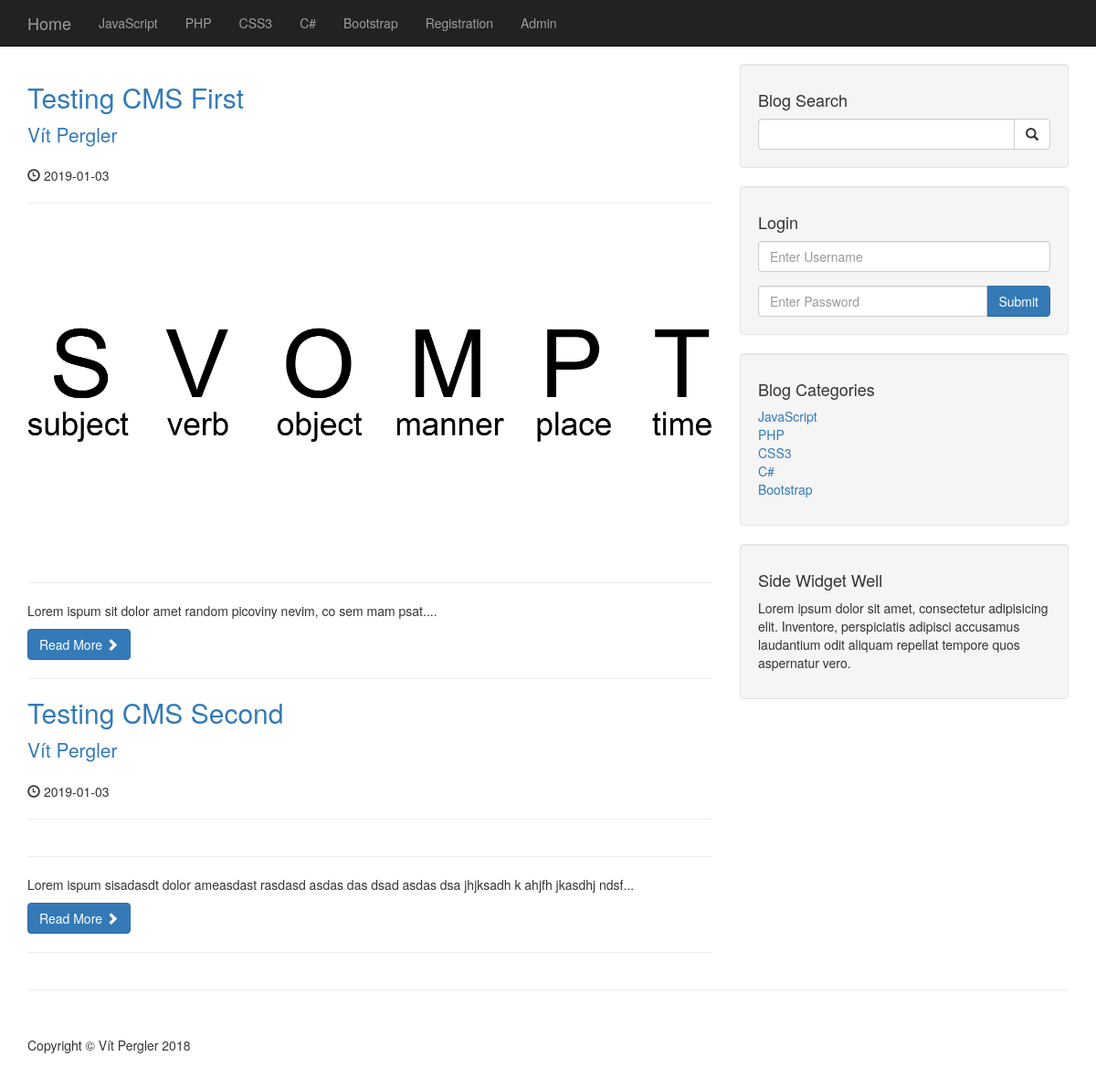
The app's page /category.php?category=1 with its own data.
### tables this page shows
CREATE TABLE `categories` (
  `cat_id` int(1) NOT NULL,
  `cat_title` varchar(255) NOT NULL
);

CREATE TABLE `posts` (
  `post_id` int(3) NOT NULL,
  `post_tags` varchar(255) NOT NULL,
  `post_comment_count` int(11) NOT NULL,
  `post_status` varchar(255) NOT NULL DEFAULT 'draft',
  `post_category_id` int(3) NOT NULL,
  `post_title` varchar(255) NOT NULL,
  `post_author` varchar(255) NOT NULL,
  `post_date` date NOT NULL,
  `post_image` text NOT NULL,
  `post_content` text NOT NULL
);

### category.php (the view, shortened to what this page needs)
<!DOCTYPE html>
<html lang="en">
<?php
    include_once("include/header.php");
?>
    <?php
        include_once("include/navigation.php");
    ?>
    <div class="container">
        <div class="row">
            <div class="col-md-8">
                <?php
                if(isset($_GET["category"])){
                    $post_category_id= $_GET["category"];
                }
                    $query = "SELECT * FROM posts WHERE post_category_id='$post_category_id'";
                    $select_all_posts = mysqli_query($connection, $query);
                    while($row = mysqli_fetch_assoc($select_all_posts)){
                        $post_id = $row["post_id"];
                        $post_title = $row["post_title"];
                        $post_author = $row["post_author"];
                        $post_date = $row["post_date"];
                        $post_image = $row["post_image"];
                        $post_content = substr($row["post_content"], 0, 100);
                        $post_content .= "...";
                        ?>
                        <h2>
                            <a href="post.php?p_id=<?php echo $post_id; ?>"><?php echo $post_title; ?></a>
                        </h2>
                        <p class="lead">
                            <a href="index.php"><?php echo $post_author; ?></a>
                        </p>
                        <p><span class="glyphicon glyphicon-time"></span> <?php echo $post_date; ?></p>
                        <hr>
                        <img class="img-responsive" src="images/<?php echo $post_image;?>" alt="">
                        <hr>
                        <p><?php echo $post_content; ?></p>
                        <a class="btn btn-primary" href="#">Read More <span class="glyphicon glyphicon-chevron-right"></span></a>
                        <hr>
                    <?php
                    }
                ?>
            </div>
            <?php
                include("include/sidebar.php");
            ?>
        </div>
        <hr>
        <?php
            include("include/footer.php");
        ?>

### include/header.php (shortened to what this page needs)
<head>
    <link href="css/bootstrap.min.css" rel="stylesheet">
    <link href="css/blog-home.css" rel="stylesheet">
</head>
<body>

### include/navigation.php (shortened to what this page needs)
<nav class="navbar navbar-inverse navbar-fixed-top" role="navigation">
    <div class="container">
        <div class="navbar-header">
            <a class="navbar-brand" href="index.php">Home</a>
        </div>
        <div class="collapse navbar-collapse" id="bs-example-navbar-collapse-1">
            <ul class="nav navbar-nav">
                <?php
                include("db.php");
                $query = "SELECT * FROM categories LIMIT 10";
                $query_cat_result= mysqli_query($connection, $query);
                while($row = mysqli_fetch_assoc($query_cat_result)){
                $category = $row["cat_title"];
                $cat_id = $row["cat_id"];
                echo "<li><a href='category.php?category=$cat_id'>{$category}</a></li>";
                }
                ?>
                <li>
                    <a href="registration.php">Registration</a>
                </li>
                <li>
                    <a href="admin">Admin</a>
                </li>
            </ul>
        </div>
    </div>
</nav>

### include/sidebar.php (shortened to what this page needs)
<div class="col-md-4">
    <div class="well">
        <h4>Blog Search</h4>
        <form action="search.php" method="post">
            <div class="input-group">
                <input name="search" type="text" class="form-control">
                <span class="input-group-btn">
                            <button class="btn btn-default" type="submit" name="submit">
                                <span class="glyphicon glyphicon-search"></span>
                        </button>
                        </span>
            </div>
        </form>
    </div>
    <div class="well">
        <h4>Login</h4>
        <form method="post" action="include/login.php">
            <div class="form-group">
                <input name="username" type="text" class="form-control" placeholder="Enter Username">
            </div>
            <div class="input-group">
                <input name="password" type="password" class="form-control" placeholder="Enter Password">
                <span class="input-group-btn">
                       <button class="btn btn-primary" name="login" type="submit">
                           Submit
                       </button>
                    </span>
            </div>
        </form>
    </div>
    <div class="well">
        <h4>Blog Categories</h4>
        <div class="row">
            <div class="col-lg-12">
                <ul class="list-unstyled">
                    <?php
                        $query = "SELECT * FROM categories LIMIT 10";
                        $query_cat_result= mysqli_query($connection, $query);
                        while($row = mysqli_fetch_assoc($query_cat_result)){
                            $category = $row["cat_title"];
                            $cat_id = $row["cat_id"];
                            echo "<li><a href='category.php?category=$cat_id'>{$category}</a></li>";
                        }
                    ?>
                </ul>
            </div>
        </div>
    </div>
    <?php
        include("widget.php");
    ?>
</div>

### include/widget.php
<div class="well">
    <h4>Side Widget Well</h4>
    <p>Lorem ipsum dolor sit amet, consectetur adipisicing elit. Inventore, perspiciatis adipisci accusamus laudantium odit aliquam repellat tempore quos aspernatur vero.</p>
</div>

### include/footer.php (shortened to what this page needs)
<footer>
    <div class="row">
        <div class="col-lg-12">
            <p>Copyright &copy; Vít Pergler 2018</p>
        </div>
    </div>
</footer>
</div>
</body>
</html>

### css/blog-home.css (style rules this page uses)
body { padding-top: 70px; }
footer { margin: 50px 0; }

### records on screen
categories: cat_title "JavaScript"
categories: cat_title "PHP"
categories: cat_title "CSS3"
categories: cat_title "C#"
categories: cat_title "Bootstrap"
posts: post_title "Testing CMS First", post_author "Vít Pergler", post_date "2019-01-03", post_image (picture), post_content "Lorem ispum sit dolor amet random picoviny nevim, co sem mam psat...."
posts: post_title "Testing CMS Second", post_author "Vít Pergler", post_date "2019-01-03", post_content "Lorem ispum sisadasdt dolor ameasdast rasdasd asdas das dsad asdas dsa jhjksadh k ahjfh jkasdhj ndsf..."
